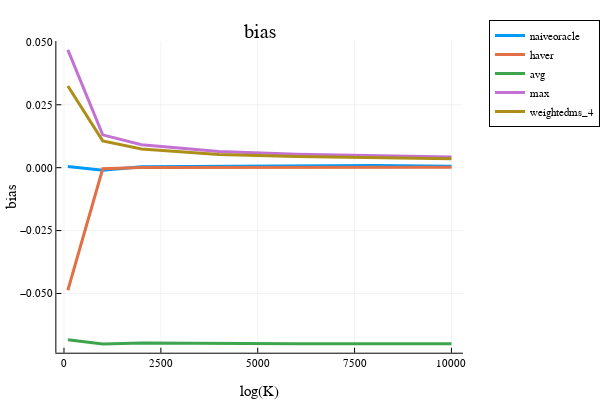

Notebook code cell kept with this figure:
### Code cell
x = opt.N_ary
i = 1; plot(x, bias[:,i], label=estimator_names[i], linewidth=3)
i = 2; plot!(x, bias[:,i], label=estimator_names[i], linewidth=3)
i = 3; plot!(x, bias[:,i], label=estimator_names[i], linewidth=3)
i = 4; plot!(x, bias[:,i], label=estimator_names[i], linewidth=3)
i = 5; plot!(x, bias[:,i], label=estimator_names[i], linewidth=3)
# i = 6; plot!(x, bias[:,i], label=estimator_names[i], linewidth=3)
plot!(xlabel="log(K)", ylabel="bias", legend=:outertopright)  
title!("bias")

### Figure 1 — Plotly figure (JSON) as saved in the notebook; plotly's stock layout.template omitted (floating-point values rounded to 4 significant figures)
{"data": [{"colorbar": {"title": {"text": ""}}, "legendgroup": "naiveoracle", "line": {"color": "rgba(0, 154, 250, 1.000)", "dash": "solid", "shape": "linear", "width": 3}, "mode": "lines", "name": "naiveoracle", "showlegend": true, "type": "scatter", "x": [100, 1000, 2000, 4000, 6000, 8000, 10000], "xaxis": "x", "y": [0.0004929, -0.001059, 0.0004075, 0.0005265, 0.0005471, 0.0008722, 0.0005776], "yaxis": "y", "zmax": null, "zmin": null}, {"colorbar": {"title": {"text": ""}}, "legendgroup": "haver", "line": {"color": "rgba(227, 111, 71, 1.000)", "dash": "solid", "shape": "linear", "width": 3}, "mode": "lines", "name": "haver", "showlegend": true, "type": "scatter", "x": [100, 1000, 2000, 4000, 6000, 8000, 10000], "xaxis": "x", "y": [-0.04871, -0.0004208, 3.695e-05, 5.861e-05, 0.0001538, 0.0003217, 0.0001775], "yaxis": "y", "zmax": null, "zmin": null}, {"colorbar": {"title": {"text": ""}}, "legendgroup": "avg", "line": {"color": "rgba(62, 164, 78, 1.000)", "dash": "solid", "shape": "linear", "width": 3}, "mode": "lines", "name": "avg", "showlegend": true, "type": "scatter", "x": [100, 1000, 2000, 4000, 6000, 8000, 10000], "xaxis": "x", "y": [-0.06836, -0.07003, -0.06967, -0.06997, -0.07002, -0.06997, -0.06999], "yaxis": "y", "zmax": null, "zmin": null}, {"colorbar": {"title": {"text": ""}}, "legendgroup": "max", "line": {"color": "rgba(195, 113, 210, 1.000)", "dash": "solid", "shape": "linear", "width": 3}, "mode": "lines", "name": "max", "showlegend": true, "type": "scatter", "x": [100, 1000, 2000, 4000, 6000, 8000, 10000], "xaxis": "x", "y": [0.04682, 0.01305, 0.009145, 0.006424, 0.005303, 0.004864, 0.004199], "yaxis": "y", "zmax": null, "zmin": null}, {"colorbar": {"title": {"text": ""}}, "legendgroup": "weightedms_4", "line": {"color": "rgba(172, 142, 24, 1.000)", "dash": "solid", "shape": "linear", "width": 3}, "mode": "lines", "name": "weightedms_4", "showlegend": true, "type": "scatter", "x": [100, 1000, 2000, 4000, 6000, 8000, 10000], "xaxis": "x", "y": [0.03246, 0.01065, 0.007436, 0.005226, 0.0044, 0.00404, 0.003501], "yaxis": "y", "zmax": null, "zmin": null}], "layout": {"annotations": [{"font": {"color": "rgba(0, 0, 0, 1)", "family": "sans-serif", "size": 20}, "rotation": 0, "showarrow": false, "text": "bias", "x": 0.5572, "xanchor": "center", "xref": "paper", "y": 1, "yanchor": "top", "yref": "paper"}], "height": 400, "legend": {"bgcolor": "rgba(255, 255, 255, 1.000)", "bordercolor": "rgba(0, 0, 0, 1)", "borderwidth": 1, "font": {"color": "rgba(0, 0, 0, 1)", "family": "sans-serif", "size": 11}, "title": {"font": {"color": "rgba(0, 0, 0, 1)", "family": "sans-serif", "size": 15}, "text": ""}, "tracegroupgap": 0, "traceorder": "normal", "x": 1.05, "xanchor": "upper", "y": 1, "yanchor": "right"}, "margin": {"b": 20, "l": 0, "r": 0, "t": 20}, "paper_bgcolor": "rgba(255, 255, 255, 1.000)", "plot_bgcolor": "rgba(255, 255, 255, 1.000)", "showlegend": true, "width": 600, "xaxis": {"anchor": "y", "domain": [0.1209, 0.9934], "gridcolor": "rgba(0, 0, 0, 0.1)", "gridwidth": 0.5, "linecolor": "rgba(0, 0, 0, 1)", "mirror": false, "range": [-197, 10297], "showgrid": true, "showline": true, "showticklabels": true, "tickangle": 0, "tickcolor": "rgb(0, 0, 0)", "tickfont": {"color": "rgba(0, 0, 0, 1)", "family": "sans-serif", "size": 11}, "tickmode": "array", "ticks": "inside", "ticktext": ["0", "2500", "5000", "7500", "10000"], "tickvals": [0, 2500, 5000, 7500, 10000], "title": {"font": {"color": "rgba(0, 0, 0, 1)", "family": "sans-serif", "size": 15}, "text": "log(K)"}, "type": "linear", "visible": true, "zeroline": false, "zerolinecolor": "rgba(0, 0, 0, 1)"}, "yaxis": {"anchor": "x", "domain": [0.07581, 0.9415], "gridcolor": "rgba(0, 0, 0, 0.1)", "gridwidth": 0.5, "linecolor": "rgba(0, 0, 0, 1)", "mirror": false, "range": [-0.07353, 0.05033], "showgrid": true, "showline": true, "showticklabels": true, "tickangle": 0, "tickcolor": "rgb(0, 0, 0)", "tickfont": {"color": "rgba(0, 0, 0, 1)", "family": "sans-serif", "size": 11}, "tickmode": "array", "ticks": "inside", "ticktext": ["−0.050", "−0.025", "0.000", "0.025", "0.050"], "tickvals": [-0.05, -0.025, 0, 0.025, 0.05], "title": {"font": {"color": "rgba(0, 0, 0, 1)", "family": "sans-serif", "size": 15}, "text": "bias"}, "type": "linear", "visible": true, "zeroline": false, "zerolinecolor": "rgba(0, 0, 0, 1)"}}}
